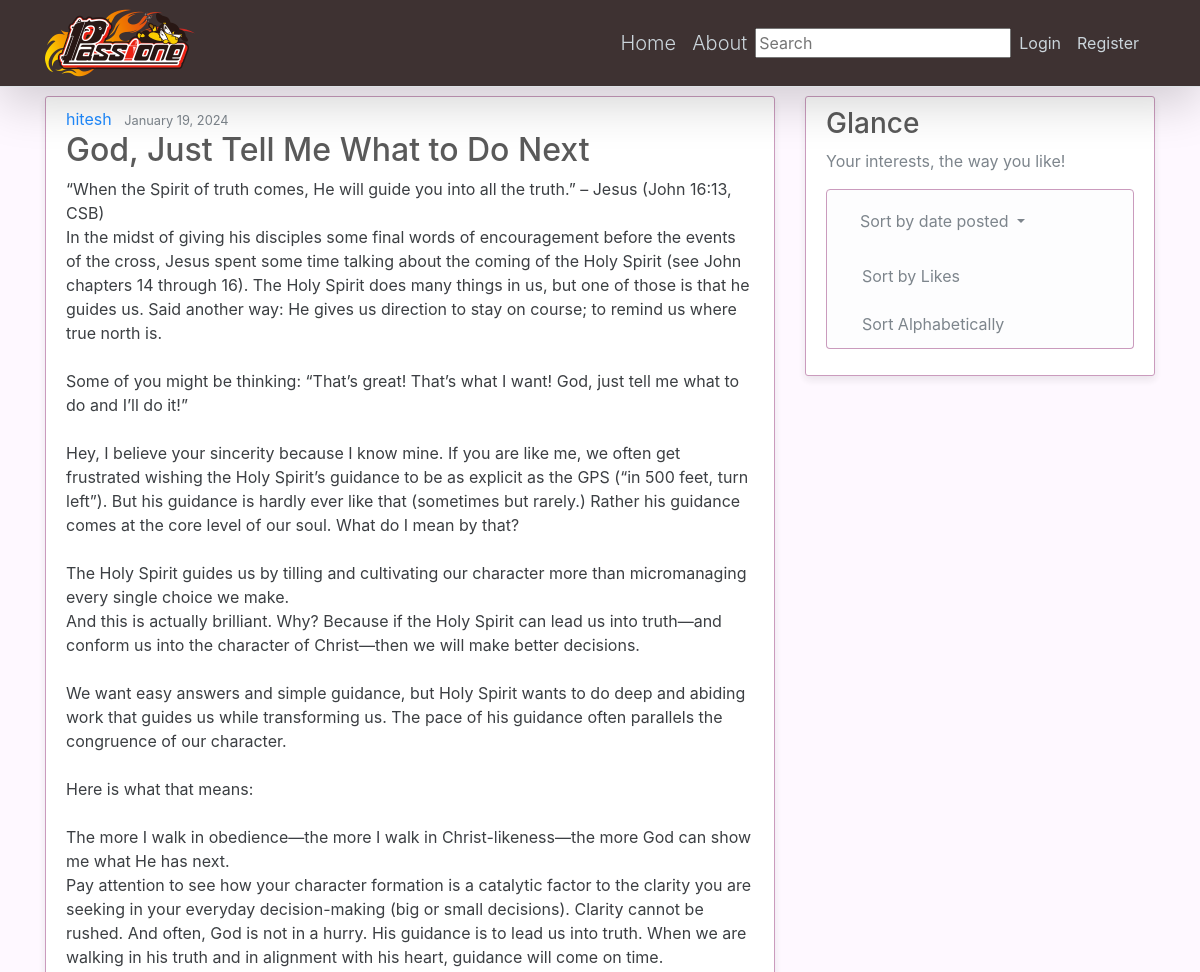
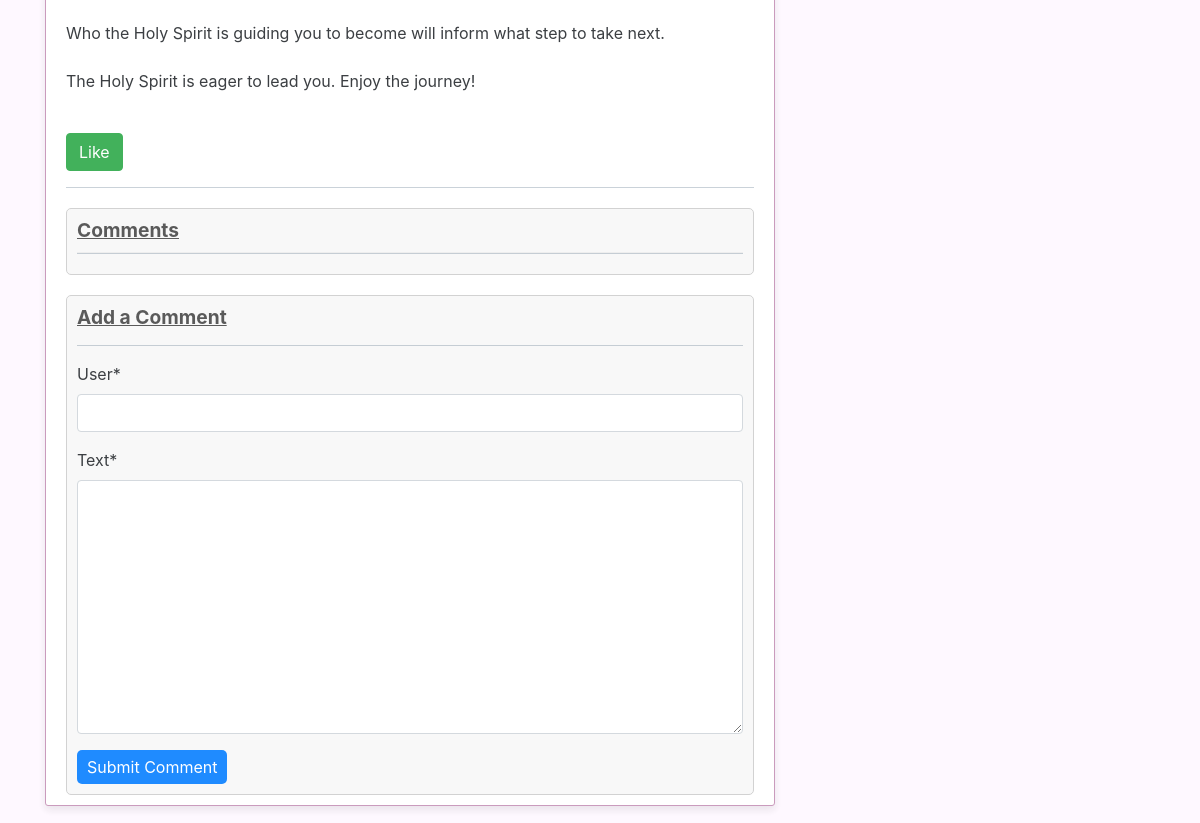
The page /post/22/ on the database its author committed (2 pictures, top to bottom).
### blog/models.py (models this page shows, shortened)
class Post(models.Model):
	title = models.CharField(max_length=100)
	content = models.TextField()
	date_posted = models.DateTimeField(default=timezone.now)
	author = models.ForeignKey(User, on_delete=models.CASCADE)  #, a ForeignKey is a field used to create a many-to-one relationship between two models in a database.
	likes = models.ManyToManyField(User, related_name='liked_posts')
	category = models.ForeignKey(Category, on_delete=models.SET_NULL, null=True)

### blog/views.py (the view)
# urls.py: path('post/<int:pk>/', PostDetailView.as_view(), name = 'post-detail'),  #pk is the primary key of post
class PostDetailView(DetailView):
    model = Post
    template_name = 'blog/post_detail.html'
    context_object_name = 'post'
    def get_context_data(self, **kwargs):
        context = super().get_context_data(**kwargs)
        context['comments'] = Comment.objects.filter(post=self.object)
        context['comment_form'] = CommentForm()
        return context
    def post(self, request, *args, **kwargs):
        post = self.get_object()
        form = CommentForm(request.POST)
        if form.is_valid():
            comment = form.save(commit=False)
            comment.post = post
            comment.save()
            return redirect('post-detail', pk=post.pk)

### blog/forms.py
class CommentForm(forms.ModelForm):
    class Meta:
        model = Comment
        fields = ['user', 'text']

### blog/templates/blog/post_detail.html (shortened to what this page needs)
{% extends "blog/base.html" %}
{% load crispy_forms_tags %}
{% block content %}
	<article class="media content-section">
    <div class="media-body">
      <div class="article-metadata">
        <a class="mr-2" href="{% url 'user-posts' object.author.username %}">{{ object.author }}</a>
        <small class="text-muted">{{ object.date_posted|date:"F d, Y" }}</small>
      </div>
      <h2 class="article-title">{{ object.title }}</h2>
      <p class="article-content">{{ object.content|linebreaksbr }}</p>
      <form method="post" action="{% url 'like' post.pk %}">
        <button type="submit" class="btn btn-link col" >
            {% if request.user in post.likes.all %}
              <button class="btn btn-danger">
                Unlike
              </button>
            {% else %}
              <button class="btn btn-success">
                Like
              </button>
            {% endif %}
        </button>
      </form>
      <hr>
    <div class="comments">
      <h3><strong><u>Comments</u></strong></h3>
      <hr>
    </div>
    <div class="comment-form">
        <h3><strong><u>Add a Comment</u></strong></h3>
        <hr>
        <form method="POST" action="{% url 'post-detail' pk=post.pk %}">
            {{ comment_form|crispy }}
            <button type="submit" class="btn btn-primary">Submit Comment</button>
        </form>
      </div>
    </div>
  </article>
{% endblock content %}

### blog/static/blog/main.css (style rules this page uses)
h1, h2, h3, h4, h5, h6 { color: #444444; }
.content-section { background: #ffffff; padding: 10px 20px; border: 1px solid #dddddd; border-radius: 3px; margin-bottom: 20px; }

### blog/templates/blog/base.html (style rules this page uses)
body { background-color: #fef8ff; background-image: url('/media/background.png'); background-repeat: no-repeat; background-attachment: fixed; }
.content-section { box-shadow: 0 4px 8px rgba(0, 0, 0, 0.1); border-color: #c38eb4; opacity: 88%; }
hr { height: 1px; color: #123455; background-color: #123455; border: none; }

### blog/templates/blog/post_detail.html (style rules this page uses)
.comments { background-color: #f8f8f8; border: 1px solid #ccc; border-radius: 5px; padding: 10px; margin-top: 20px; }
.comments h3 { font-size: 1.2em; margin: 0; }
.comments hr { margin: 10px 0; border: 0; border-top: 1px solid #ccc; }
.comment-form { margin-top: 20px; padding: 10px; background-color: #f8f8f8; border: 1px solid #ccc; border-radius: 5px; }
.comment-form h3 { font-size: 1.2em; margin: 0; }
.comment-form form { margin-top: 10px; }
.comment-form button { background-color: #007bff; color: #fff; border: none; padding: 5px 10px; border-radius: 5px; cursor: pointer; }

### rows shown on the page
Post: author "hitesh", date_posted "January 19, 2024", title "God, Just Tell Me What to Do Next", content "“When the Spirit of truth comes, He will guide you into all the truth.” – Jesus (John 16:13, CSB) In the midst of giving his disciples some final words of encouragement before the events of the cross, Jesus spent some time talking about the coming of the Holy Spirit (see John chapters 14 through 16). The Holy Spirit does many things in us, but one of those is that he guides us. Said another way: He gives us direction to stay on course; to remind us where true north is. Some of you might be thinking: “That’s great! That’s what I want! God, just tell me what to do and I’ll do it!” Hey, I believe your sincerity because I know mine. If you are like me, we often get frustrated wishing the Holy…"
